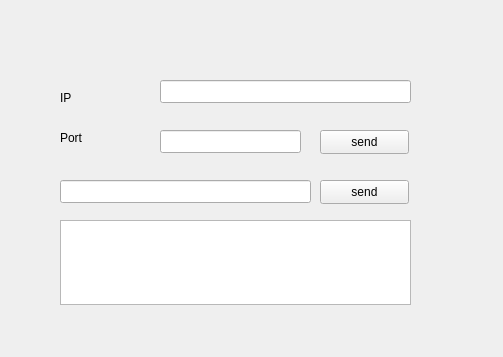
<?xml version="1.0" encoding="UTF-8"?>
<ui version="4.0">
 <class>Widget</class>
 <widget class="QWidget" name="Widget">
  <property name="geometry">
   <rect>
    <x>0</x>
    <y>0</y>
    <width>503</width>
    <height>357</height>
   </rect>
  </property>
  <property name="windowTitle">
   <string>Widget</string>
  </property>
  <widget class="QLineEdit" name="ipEdit">
   <property name="geometry">
    <rect>
     <x>160</x>
     <y>80</y>
     <width>251</width>
     <height>23</height>
    </rect>
   </property>
  </widget>
  <widget class="QLineEdit" name="portEdit">
   <property name="geometry">
    <rect>
     <x>160</x>
     <y>130</y>
     <width>141</width>
     <height>23</height>
    </rect>
   </property>
  </widget>
  <widget class="QLabel" name="label">
   <property name="geometry">
    <rect>
     <x>60</x>
     <y>90</y>
     <width>72</width>
     <height>15</height>
    </rect>
   </property>
   <property name="text">
    <string>IP</string>
   </property>
  </widget>
  <widget class="QLabel" name="label_2">
   <property name="geometry">
    <rect>
     <x>60</x>
     <y>130</y>
     <width>72</width>
     <height>15</height>
    </rect>
   </property>
   <property name="text">
    <string>Port</string>
   </property>
  </widget>
  <widget class="QPushButton" name="sendBtn">
   <property name="geometry">
    <rect>
     <x>320</x>
     <y>180</y>
     <width>89</width>
     <height>24</height>
    </rect>
   </property>
   <property name="text">
    <string>send</string>
   </property>
  </widget>
  <widget class="QTextEdit" name="textEdit">
   <property name="geometry">
    <rect>
     <x>60</x>
     <y>220</y>
     <width>351</width>
     <height>85</height>
    </rect>
   </property>
  </widget>
  <widget class="QLineEdit" name="sendEdit">
   <property name="geometry">
    <rect>
     <x>60</x>
     <y>180</y>
     <width>251</width>
     <height>23</height>
    </rect>
   </property>
  </widget>
  <widget class="QPushButton" name="bindBtn">
   <property name="geometry">
    <rect>
     <x>320</x>
     <y>130</y>
     <width>89</width>
     <height>24</height>
    </rect>
   </property>
   <property name="text">
    <string>send</string>
   </property>
  </widget>
 </widget>
 <layoutdefault spacing="6" margin="11"/>
 <resources/>
 <connections/>
</ui>
